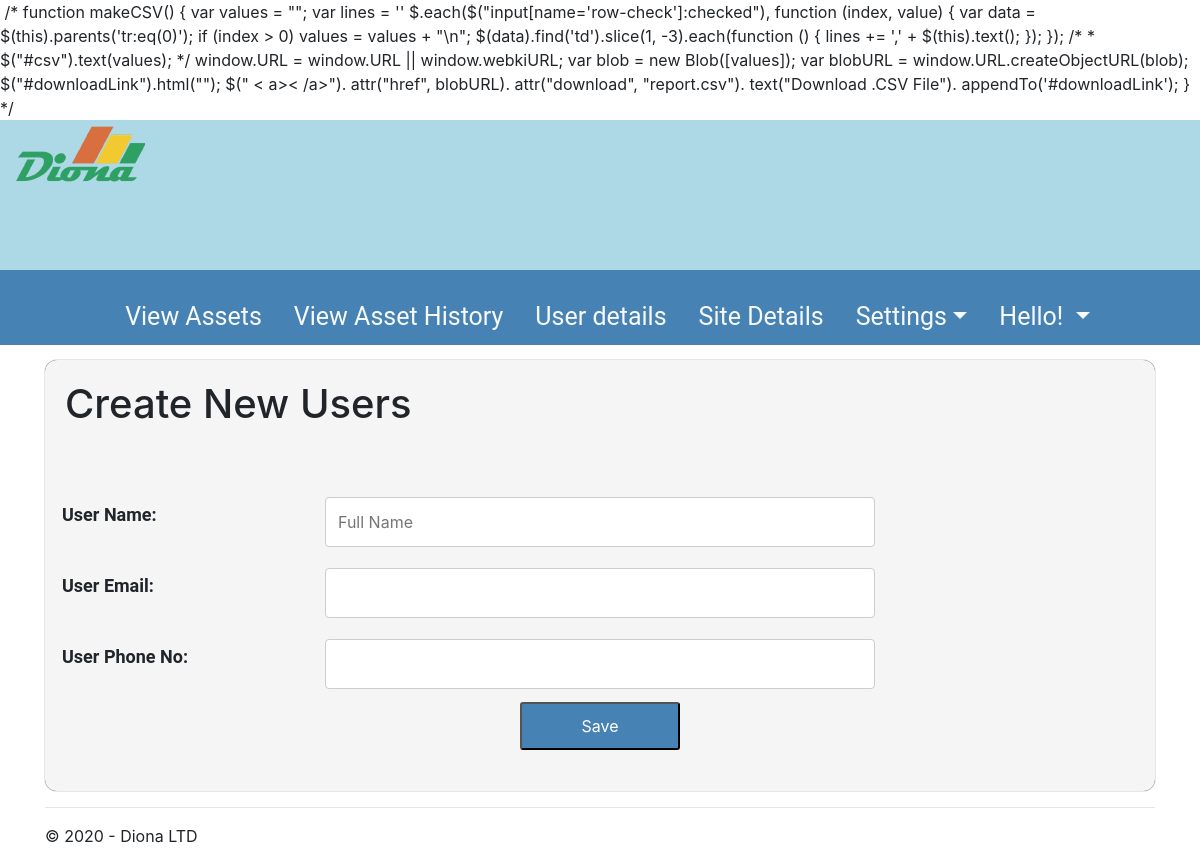
/add_users?id=5, run on an earlier commit of the app's database.
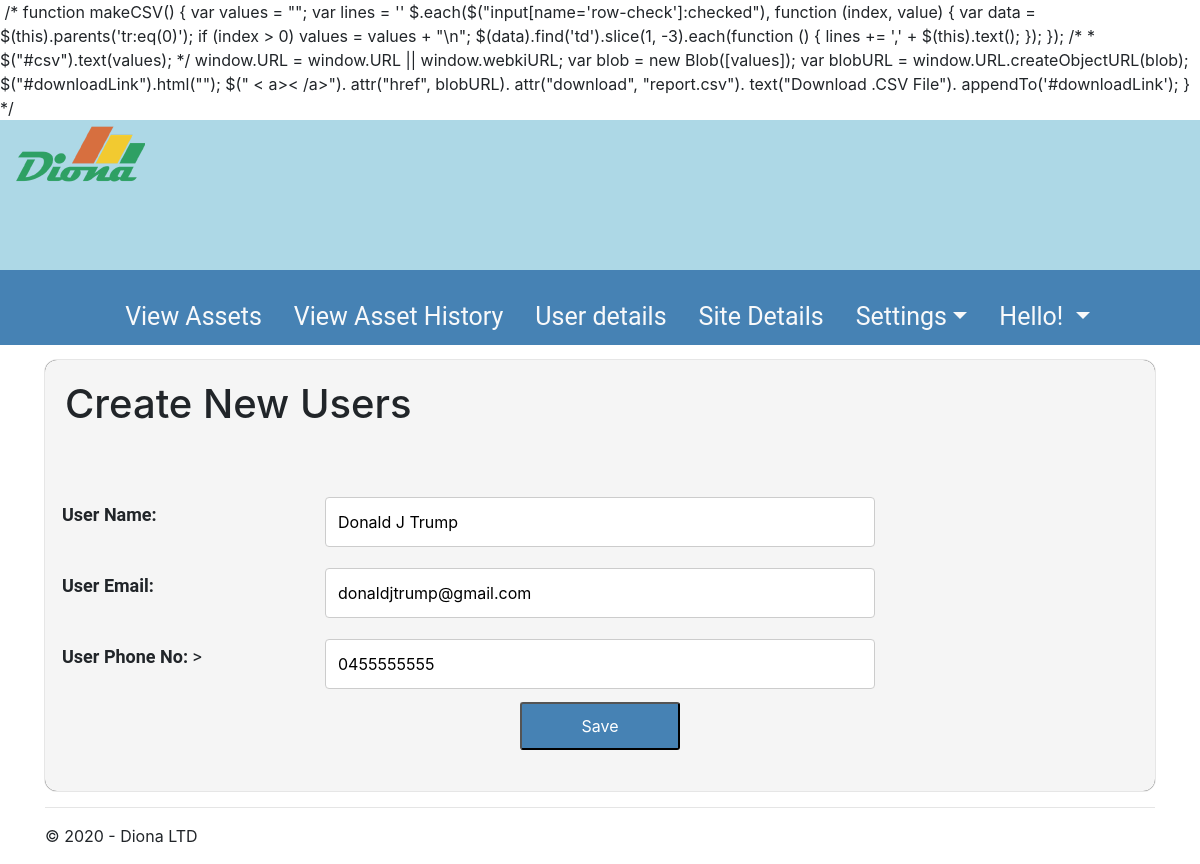
And on a later commit of the database.
### tables this page shows
CREATE TABLE `User` (
                                        `user_id` integer,
                                        `user_name` TEXT NULL,
                                        `user_email` TEXT NOT NULL,
                                        `user_phone` TEXT NULL,
                                        PRIMARY KEY (`user_id`)
                                    );

### EX1/views.py (the view)
@app.route('/add_users')
def add_users():
    user_details = ''
    submit_url = ''
    if(request.args.get('id')):
        user_details = dbHandler.getUserDetails(request.args.get('id'))
        submit_url = "submit_update_user"
    else:
        submit_url = 'submit_add_users'
    return render_template('new_user_details.html',
                            title='Add Users',
                            user = user_details,
                            submit_url = submit_url,
                            year=datetime.now().year,
                            message='Add Users page. Nice.')

### EX1/models.py (called while the page is built)
def create_connection(db_file):
    conn = None
    try:
        conn = sqlite3.connect(db_file)
    except Error as e:
        print(e)
    return conn

def getUserDetails(id):
    con = create_connection("diona.db")
    cur = con.cursor()
    cur.execute("SELECT * FROM User WHERE user_id = (?)", ([id]))
    userID = cur.fetchone()
    con.close()
    return userID

### EX1/templates/new_user_details.html (shortened to what this page needs)
﻿{% extends "layout_admin.html" %}
{% block nav %}
<li class="nav-item dropdown">
    <a class="nav-link dropdown-toggle text-light" href="#" id="navbarDropdownMenu"
       data-toggle="dropdown" aria-haspopup="true" aria-expanded="false"> Hello! {{username}}</a>
</li>
{% endblock %}
{% block content %}
<div class="formcontainer">
    <form action="{{ submit_url }}" method="post" id="defaultassetform">
        <h1>Create New Users</h1>
        <br>
        <br>
        {% if user %}
        <div class="row">
            <div class="column-25">
                <label for="Name"><strong>User Name: </strong></label>
            </div>
            <div class="column-50">
                <input type="text" class="" name="Name"  value="{{ user[1] }}" />
            </div>
        </div>
        <div class="row">
            <div class="column-25">
                <label for="Email"><strong>User Email: </strong></label>
            </div>
            <div class="column-50">
                <input type="text" class="" name="Email" value="{{ user[2] }}" />
            </div>
        </div>
        <div class="row">
            <div class="column-25">
                <label for="Phone"><strong>User Phone No: </strong>></label>
            </div>
            <div class="column-50">
                <input type="text" class="" name="Phone" value="{{ user[3] }}" />
            </div>
        </div>
        {% else %}
        <div class="row">
            <div class="column-25">
                <label for="Name"><strong>User Name: </strong></label>
            </div>
            <div class="column-50">
                <input type="text" class="" name="Name" placeholder="Full Name" value="" />
            </div>
        </div>
        <div class="row">
            <div class="column-25">
                <label for="Email"><strong>User Email: </strong></label>
            </div>
            <div class="column-50">
                <input type="text" class="" name="Email" value="" formnovalidate/>
            </div>
        </div>
        <div class="row">
            <div class="column-25">
                <label for="Phone"><strong>User Phone No: </strong></label>
            </div>
            <div class="column-50">
                <input type="text" class="" name="Phone" value="" />
            </div>
        </div>
        {% endif %}
        <p id="submitbutton"><input type="Submit" value="Save"></p>
    </form>
</div>
{% endblock %}

What changed in the data, as far as the page shows it:
added User: Name "Donald J Trump", Email "donaldjtrump@gmail.com", Phone "0455555555"
